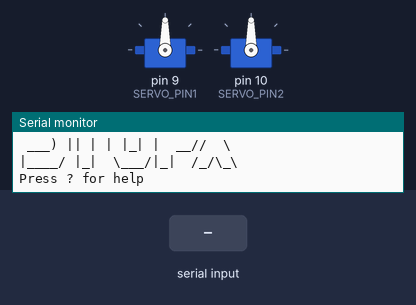
Recording of a sketch running on a simulated Arduino Uno, built with avr-gcc and run on an emulated ATmega328P. Shown: 2 × servo, the last lines printed to the serial monitor. The inputs (shaded band) are chosen by the test bench.

Above: at 1.3 s.
1.4 s: "X90\n" received over Serial
At 2.6 s:
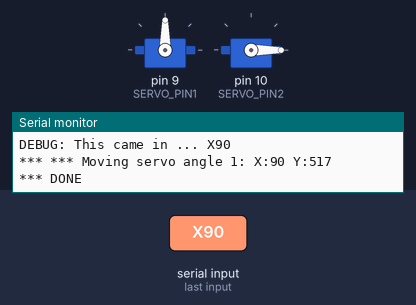
2.9 s: "X,45\n" received over Serial
At 3.9 s:
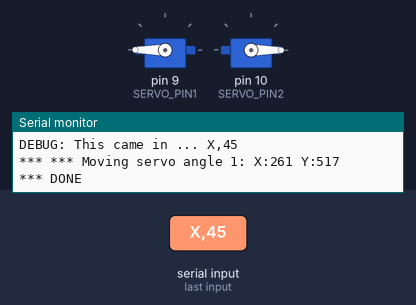
4.4 s: "X90,Y45\n" received over Serial
At 5.1 s:
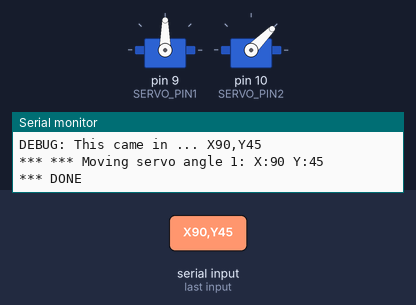
5.9 s: "X\n" received over Serial
At 7.1 s:
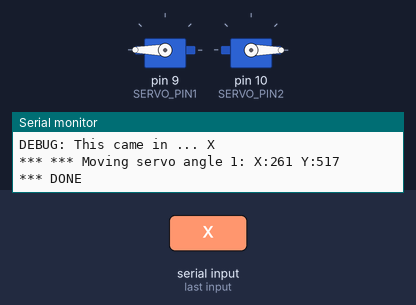
Timing chart, 0 to 8.4 s (numbered marks = the images above; inputs shaded):
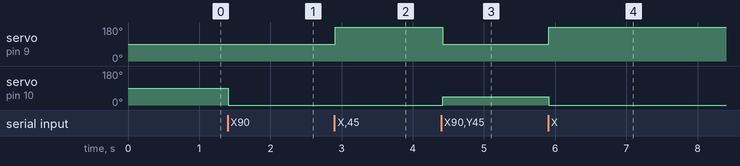

The sketch:

08_Servobot.ino
```cpp
/*
 ____ _____ _   _ ____  ____   ___   __  __
/ ___|_   _| | | |  _ \|  _ \ / _ \  \ \/ /
\___ \ | | | | | | |_) | |_) | | | |  \  /
 ___) || | | |_| |  __/|  _ <| |_| |  /  \
|____/ |_|  \___/|_|   |_| \_\\___/  /_/\_\
                                            by Tom Pawlofsky & Gordan Savicic

*/

#include <Servo.h>

Servo myservo1;
Servo myservo2; // create servo object to control a servo

const int SERVO_PIN1 = 9;
const int SERVO_PIN2 = 10;

const byte numChars = 32;
char receivedChars[numChars]; // an array to store the received data
boolean newData = false;      // toggle new message

void setup()
{
  myservo1.attach(SERVO_PIN1); // attaches the servo on pin 9 to the servo object
  myservo2.attach(SERVO_PIN2);

  Serial.begin(9600);
  Serial.println("Booting postplotter ... Fasten your seatbelts! ");
  Serial.println("");
  Serial.println(" ____ _____ _   _ ______  __");
  Serial.println("/ ___|_   _| | | |  _ \\ \\/ /");
  Serial.println("\\___ \\ | | | | | | |_) \\  /");
  Serial.println(" ___) || | | |_| |  __//  \\");
  Serial.println("|____/ |_|  \\___/|_|  /_/\\_\\");
  Serial.println("");
  Serial.println("Press ? for help");
}

void loop()
{
  receiveData();
  if (newData == true)
  {
    handleData();
    newData = false;
  }
}

void receiveData()
{
  static byte ndx = 0;
  char endMarker = '\n';
  char receivingChar;
  while (Serial.available() > 0 && newData == false)
  {
    receivingChar = Serial.read();
    if (receivingChar != endMarker)
    {
      receivedChars[ndx] = receivingChar;
      ndx++;
      if (ndx >= numChars)
      {
        ndx = numChars - 1;
      }
    }
    else
    {
      receivedChars[ndx] = '\0'; // terminate the string
      ndx = 0;
      newData = true;
    }
  }
}

void handleData()
{
  Serial.print("DEBUG: This came in ... ");
  Serial.println(receivedChars);

  if (receivedChars[0] == 'X')
  {
    int pos_1;
    int pos_2;
    sscanf(receivedChars, "X%d,Y%d", &pos_1, &pos_2);
    char buffer[40];
    Serial.print("*** *** Moving servo angle 1: X:");
    Serial.print(pos_1);
    Serial.print(" Y:");
    Serial.println(pos_2);

    myservo1.write(pos_1);
    myservo2.write(pos_2);
    Serial.println("*** DONE ");
  }

  else if (receivedChars[0] == '?')
  {
    Serial.println("------------------------------------------------------------");
    Serial.println("HELP ");
    Serial.println("------------------------------------------------------------");
    Serial.println("Use following commands to interact with servobot: ");
    Serial.println("X10,Y40 - rotate servo 1 to angle 10, rotate servo 2 to angle 40");
  }
}
```

Measured:
- after the input at 1.4 s, servo on pin 10 (SERVO_PIN2): 90° → 0° at once
- after the input at 2.9 s, servo on pin 9 (SERVO_PIN1): 90° → 180° at once
- after the input at 4.4 s, servo on pin 9 (SERVO_PIN1): 180° → 90° at once; servo on pin 10 (SERVO_PIN2): 0° → 45° at once
- after the input at 5.9 s, servo on pin 9 (SERVO_PIN1): 90° → 180° at once; servo on pin 10 (SERVO_PIN2): 45° → 0° at once
